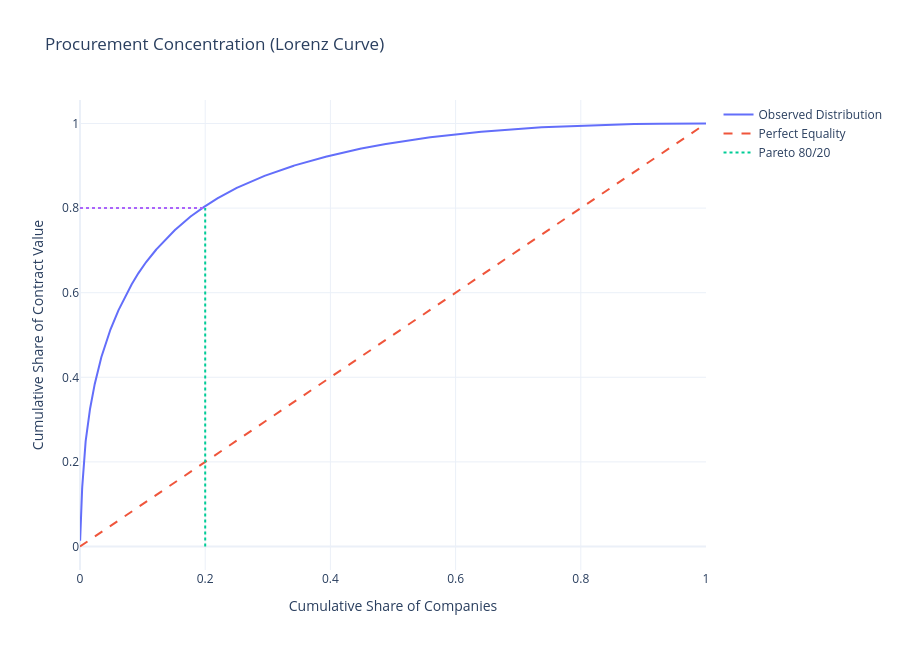

Notebook cell for this chart:
### Markdown cell above
## <font size=5>**3.2. How highly concentrated is the network?**</font> <a class="anchor" id="3.1"></a>

[Back to TOC](#toc)

### Code cell
import pandas as pd
import numpy as np
import plotly.graph_objects as go


# =====================================================
# EXTRACT COMPANY PROCUREMENT VALUE
# =====================================================

def company_concentration_analysis(
    G,
    top_percentages=[0.01, 0.05, 0.1, 0.2],
    weight_attr="total_price"
):
    """
    Measures procurement concentration among companies.

    Uses incoming edge weights:
        companies receiving contract value.
    """

    # =================================================
    # COMPANY IN-STRENGTH
    # =================================================

    company_values = []

    for node in G.nodes():

        node_type = G.nodes[node].get("node_type")

        # only suppliers / adjudicatarios
        if node_type == "adjudicatario":

            total_value = G.in_degree(
                node,
                weight=weight_attr
            )

            if total_value > 0:

                company_values.append({
                    "company": node,
                    "total_value": total_value
                })

    df = pd.DataFrame(company_values)

    # =================================================
    # SORT DESCENDING
    # =================================================

    df = df.sort_values(
        "total_value",
        ascending=False
    ).reset_index(drop=True)

    # =================================================
    # SHARES
    # =================================================

    total_market = df["total_value"].sum()

    df["value_share"] = (
        df["total_value"] / total_market
    )

    df["cum_value_share"] = (
        df["value_share"].cumsum()
    )

    df["company_share"] = (
        np.arange(1, len(df) + 1) / len(df)
    )

    # =================================================
    # PARETO RESULTS
    # =================================================

    print("\n===================================")
    print("PROCUREMENT CONCENTRATION")
    print("===================================")

    for p in top_percentages:

        n_top = max(1, int(len(df) * p))

        captured = (
            df.iloc[:n_top]["value_share"]
            .sum()
        )

        print(
            f"\nTop {p*100:.0f}% companies "
            f"control {captured*100:.2f}% "
            f"of total contract value"
        )

    # =================================================
    # GINI COEFFICIENT
    # =================================================

    values = np.sort(df["total_value"].values)

    n = len(values)

    cumulative = np.cumsum(values)

    gini = (
        (
            n + 1
            - 2 * np.sum(cumulative) / cumulative[-1]
        ) / n
    )

    print(f"\nGini coefficient: {gini:.4f}")

    # =================================================
    # HHI
    # =================================================

    hhi = np.sum(
        (df["value_share"] * 100) ** 2
    )

    print(f"HHI: {hhi:.2f}")

    # =================================================
    # PARETO / LORENZ CURVE
    # =================================================

    fig = go.Figure()

    # Lorenz curve
    fig.add_trace(
        go.Scatter(
            x=df["company_share"],
            y=df["cum_value_share"],
            mode="lines",
            name="Observed Distribution"
        )
    )

    # equality line
    fig.add_trace(
        go.Scatter(
            x=[0, 1],
            y=[0, 1],
            mode="lines",
            name="Perfect Equality",
            line=dict(dash="dash")
        )
    )

    # 80/20 reference
    fig.add_trace(
        go.Scatter(
            x=[0.2, 0.2],
            y=[0, 0.8],
            mode="lines",
            name="Pareto 80/20",
            line=dict(dash="dot")
        )
    )

    fig.add_trace(
        go.Scatter(
            x=[0, 0.2],
            y=[0.8, 0.8],
            mode="lines",
            showlegend=False,
            line=dict(dash="dot")
        )
    )

    fig.update_layout(
        title="Procurement Concentration (Lorenz Curve)",
        template="plotly_white",
        width=900,
        height=650,
        xaxis_title="Cumulative Share of Companies",
        yaxis_title="Cumulative Share of Contract Value"
    )

    fig.show()

    return df


# =====================================================
# RUN
# =====================================================

concentration_df = company_concentration_analysis(
    G_log,
    top_percentages=[0.01, 0.05, 0.1, 0.2]
)

### Figure 1 — Plotly figure (JSON) as saved in the notebook; plotly's stock layout.template omitted (floating-point values rounded to 4 significant figures; data arrays with more than 128 entries replaced by an {"elided": "..."} marker saying what was removed)
{"data": [{"mode": "lines", "name": "Observed Distribution", "type": "scatter", "x": {"elided": "5327 float values"}, "y": {"elided": "5327 float values"}}, {"line": {"dash": "dash"}, "mode": "lines", "name": "Perfect Equality", "type": "scatter", "x": [0, 1], "y": [0, 1]}, {"line": {"dash": "dot"}, "mode": "lines", "name": "Pareto 80/20", "type": "scatter", "x": [0.2, 0.2], "y": [0, 0.8]}, {"line": {"dash": "dot"}, "mode": "lines", "showlegend": false, "type": "scatter", "x": [0, 0.2], "y": [0.8, 0.8]}], "layout": {"height": 650, "title": {"text": "Procurement Concentration (Lorenz Curve)"}, "width": 900, "xaxis": {"title": {"text": "Cumulative Share of Companies"}}, "yaxis": {"title": {"text": "Cumulative Share of Contract Value"}}}}
